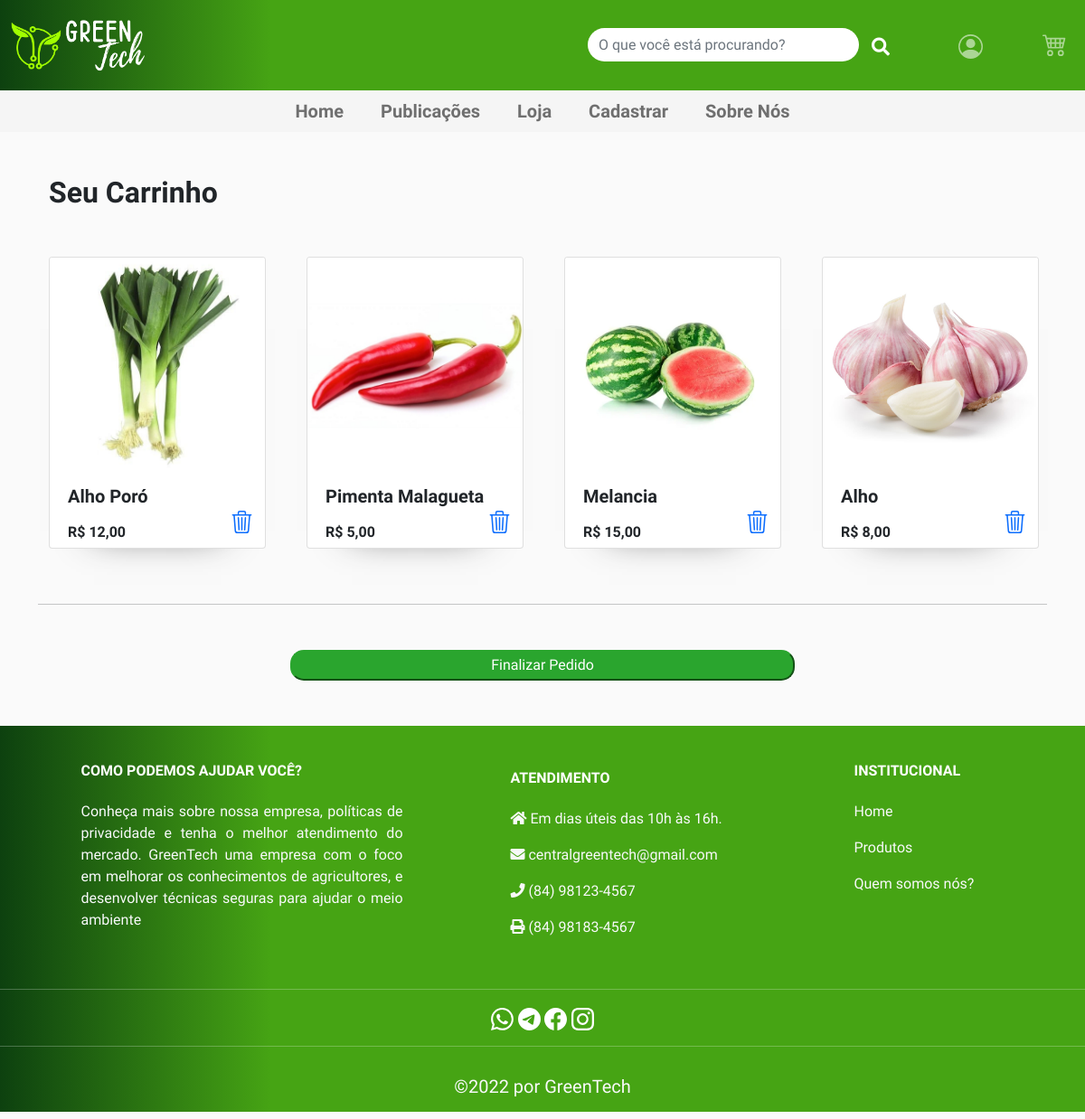
Screenshot of /carrinho/ (signed in) with the database file from the repository.
### main/models.py (models this page shows, shortened)
class Pedido(models.Model):
    nome_produto = models.CharField(max_length=100)
    valor_produto = models.DecimalField(max_digits=8,decimal_places=2)
    quantidade = models.IntegerField()
    imagem = models.ImageField(blank=True, null=True)
    id_cliente = models.CharField(max_length=100)

### main/views.py (the view)
# urls.py: path('carrinho/', Carrinho, name="carrinho"),
@login_required
def Carrinho(request):
    pedidos = Pedido.objects.filter(id_cliente = request.user)
    return render(request, 'carrinho.html', {'pedidos':pedidos})

### main/templates/carrinho.html (shortened to what this page needs)
{% extends 'base.html' %}
{% load static %}
{% block conteudo %}
<section class="container" style="width: 1200px; padding-bottom: 30px;">
  <div class="row">
      <h2 style="padding-top:20px ; padding-bottom:20px; margin-top: 50px;"><b> Seu Carrinho</b></h2>
      {% for pedido in pedidos %}
      <div class="col row-cols-1 row-cols-md-3 g-4" style="padding-bottom: 15px;">
          <div class="card h-100 sombra " style="width: 15rem; height: auto;">
              <a><img src="{{pedido.imagem.url}}" class="card-img-top" style="margin-bottom: 25px;" alt="#"></a>
              <div class="card-body" style="padding-left: 20px;">
              <div class="teste">
              <h3 class="fs-5"><b>{{pedido.nome_produto}} </b> </h2>
                <p class="card-text"> <b> R$ {{pedido.valor_produto}}  </b></p>
              </div>
              <div class="input" style="margin-top: 0px; margin-left: 180px ;">
                  <div class="inputBox" style="margin: 0px;">
                    <a href="{% url 'delete' pedido.id %}">
                    </a>
                  </div>
                </div>
            </div>
            </div>
      </div>
      {% endfor %}
  </div>
</section>
<hr>
<a href="{% url  'delivery' %}"><div style="margin: 50px;" class="d-grid gap-2 col-6 mx-auto">
  <button class="but" type="button">Finalizar Pedido</button>
</div></a>
{% endblock conteudo %}

### main/static/css/styles.css (style rules this page uses)
* { box-sizing: border-box; font-family: 'Noto Sans Mono', monospace; font-family: 'Quicksand', sans-serif; }
body { background: #fafafa; font-family: 'Noto Sans Mono', monospace; font-family: 'Quicksand', sans-serif; }
p { text-align: justify; font-family: 'Noto Sans Mono', monospace; font-family: 'Quicksand', sans-serif; }
a { text-decoration: none; }
.but { background: #2aa52e; font-weight: 15px; padding: 0.2rem 1rem; border-radius: 15px; border-color: #2aa52e; color: white; }
.sombra { box-shadow: 0px 30px 40px -50px #333333; }
.teste { position: absolute; bottom: 0px; margin-bottom: 5px; }

### rows the page displays
Pedido: imagem (picture), nome_produto "Alho Poró", valor_produto "12,00"
Pedido: imagem (picture), nome_produto "Pimenta Malagueta", valor_produto "5,00"
Pedido: imagem (picture), nome_produto "Melancia", valor_produto "15,00"
Pedido: imagem (picture), nome_produto "Alho", valor_produto "8,00"
